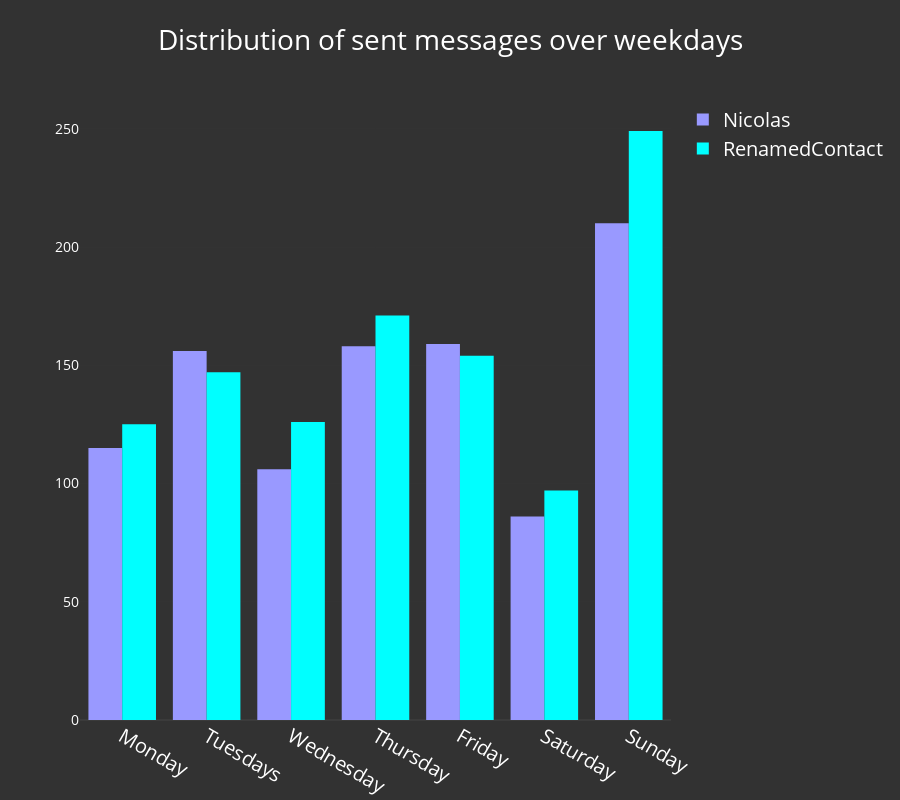

Source (notebook cell):
### Code cell
iplot(wa.plot_dist_of_weekdays(nb_mode=True))

### Figure 1 — Plotly figure (JSON) as saved in the notebook; plotly's stock layout.template omitted (floating-point values rounded to 4 significant figures)
{"data": [{"marker": {"color": "rgba(153, 153, 255, 1)"}, "name": "Nicolas", "type": "bar", "uid": "562bde48-a2cc-40b6-abf2-575a68a64e06", "x": ["Friday", "Monday", "Saturday", "Sunday", "Thursday", "Tuesdays", "Wednesday"], "y": [159, 115, 86, 210, 158, 156, 106]}, {"marker": {"color": "rgba(0, 255, 255, 1)"}, "name": "RenamedContact", "type": "bar", "uid": "96ecf0dd-a9b6-4e8c-88fe-83eef90263f9", "x": ["Friday", "Monday", "Saturday", "Sunday", "Thursday", "Tuesdays", "Wednesday"], "y": [154, 125, 97, 249, 171, 147, 126]}], "layout": {"font": {"color": "white", "size": 20}, "height": 800, "paper_bgcolor": "rgba(50, 50, 50, 1)", "plot_bgcolor": "rgba(50, 50, 50, 1)", "title": "Distribution of sent messages over weekdays", "xaxis": {"categoryarray": ["Monday", "Tuesdays", "Wednesday", "Thursday", "Friday", "Saturday", "Sunday"], "categoryorder": "array"}, "yaxis": {"automargin": true, "showticklabels": true, "tickfont": {"color": "white", "size": 14}, "titlefont": {"color": "white", "size": 18}}}}
